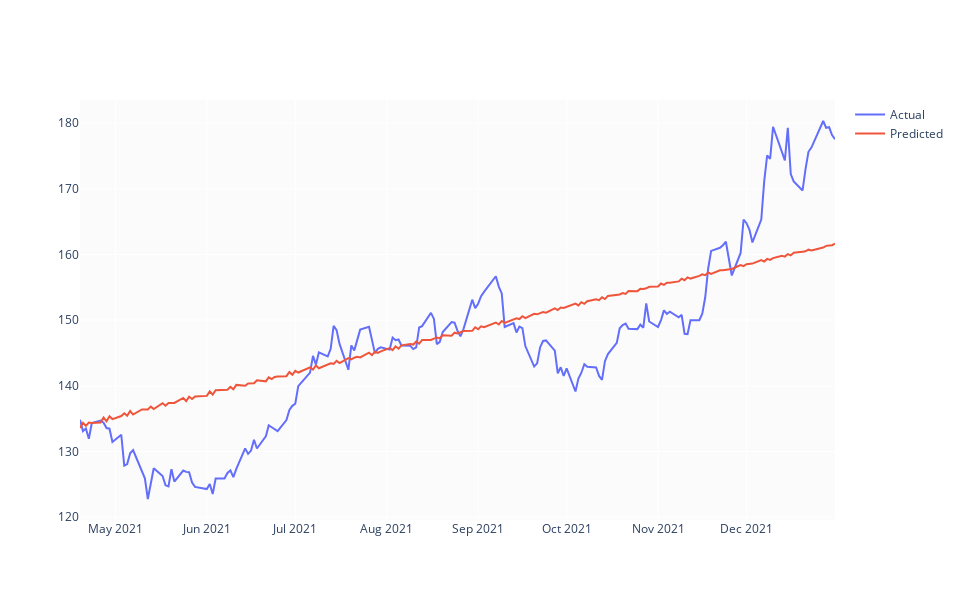

Notebook code cell kept with this figure:
### Code cell
fig = go.Figure()

fig.add_trace(go.Scatter(x=df_pred.index,
                         y=df_pred.Actual,
                         mode='lines',
                         name='Actual'))
                         
fig.add_trace(go.Scatter(x=df_pred.index,
                         y=df_pred.Predicted,
                         mode='lines',
                         name='Predicted'))

fig.update_layout(height=600, width=960)
fig.show()

### Figure 1 — Plotly figure (JSON) as saved in the notebook; plotly's stock layout.template omitted (floating-point values rounded to 4 significant figures; data arrays with more than 128 entries replaced by an {"elided": "..."} marker saying what was removed)
{"data": [{"mode": "lines", "name": "Actual", "type": "scatter", "x": {"elided": "180 str values"}, "y": {"elided": "180 float values"}}, {"mode": "lines", "name": "Predicted", "type": "scatter", "x": {"elided": "180 str values"}, "y": {"elided": "180 float values"}}], "layout": {"height": 600, "width": 960}}
